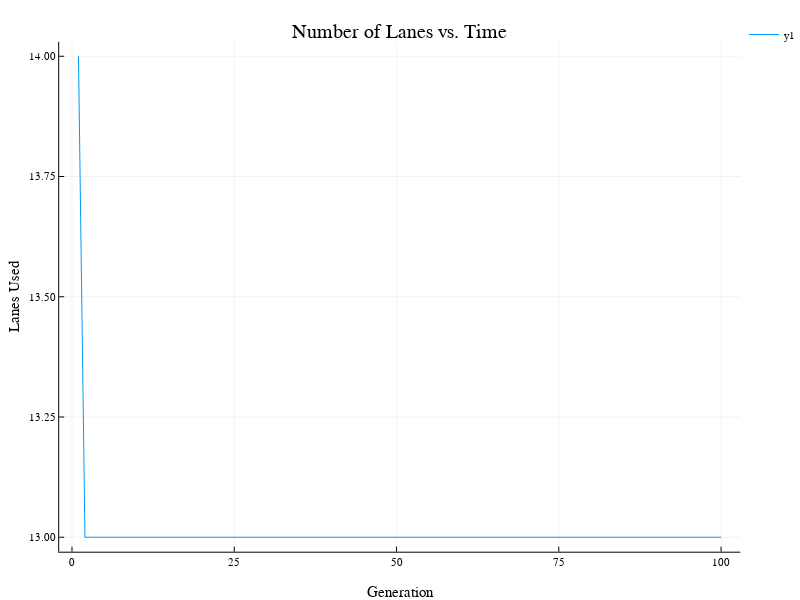

Notebook source saved alongside this figure:
### Code cell
num_lanes = plot(best_lanes; title="Number of Lanes vs. Time", xlabel="Generation", ylabel="Lanes Used")

### Figure 1 — Plotly figure (JSON) as saved in the notebook; plotly's stock layout.template omitted (floating-point values rounded to 4 significant figures)
{"data": [{"colorbar": {"title": ""}, "hoverinfo": "text", "legendgroup": "y1", "line": {"color": "rgba(0, 154, 250, 1.000)", "dash": "solid", "shape": "linear", "width": 1}, "mode": "lines", "name": "y1", "showlegend": true, "text": [null, null, null, null, null, null, null, null, null, null, null, null, null, null, null, null, null, null, null, null, null, null, null, null, null, null, null, null, null, null, null, null, null, null, null, null, null, null, null, null, null, null, null, null, null, null, null, null, null, null, null, null, null, null, null, null, null, null, null, null, null, null, null, null, null, null, null, null, null, null, null, null, null, null, null, null, null, null, null, null, null, null, null, null, null, null, null, null, null, null, null, null, null, null, null, null, null, null, null, null], "type": "scatter", "x": [1, 2, 3, 4, 5, 6, 7, 8, 9, 10, 11, 12, 13, 14, 15, 16, 17, 18, 19, 20, 21, 22, 23, 24, 25, 26, 27, 28, 29, 30, 31, 32, 33, 34, 35, 36, 37, 38, 39, 40, 41, 42, 43, 44, 45, 46, 47, 48, 49, 50, 51, 52, 53, 54, 55, 56, 57, 58, 59, 60, 61, 62, 63, 64, 65, 66, 67, 68, 69, 70, 71, 72, 73, 74, 75, 76, 77, 78, 79, 80, 81, 82, 83, 84, 85, 86, 87, 88, 89, 90, 91, 92, 93, 94, 95, 96, 97, 98, 99, 100], "xaxis": "x1", "y": [14, 13, 13, 13, 13, 13, 13, 13, 13, 13, 13, 13, 13, 13, 13, 13, 13, 13, 13, 13, 13, 13, 13, 13, 13, 13, 13, 13, 13, 13, 13, 13, 13, 13, 13, 13, 13, 13, 13, 13, 13, 13, 13, 13, 13, 13, 13, 13, 13, 13, 13, 13, 13, 13, 13, 13, 13, 13, 13, 13, 13, 13, 13, 13, 13, 13, 13, 13, 13, 13, 13, 13, 13, 13, 13, 13, 13, 13, 13, 13, 13, 13, 13, 13, 13, 13, 13, 13, 13, 13, 13, 13, 13, 13, 13, 13, 13, 13, 13, 13], "yaxis": "y1", "zmax": 0.1, "zmin": -0.1}], "layout": {"annotations": [{"font": {"color": "rgba(0, 0, 0, 1.000)", "family": "sans-serif", "size": 20}, "rotation": 0, "showarrow": false, "text": "Number of Lanes vs. Time", "x": 0.5373, "xanchor": "center", "xref": "paper", "y": 1, "yanchor": "top", "yref": "paper"}], "height": 600, "legend": {"bgcolor": "rgba(255, 255, 255, 1.000)", "bordercolor": "rgba(0, 0, 0, 1.000)", "font": {"color": "rgba(0, 0, 0, 1.000)", "family": "sans-serif", "size": 11}, "tracegroupgap": 0, "x": 1, "y": 1}, "margin": {"b": 20, "l": 0, "r": 0, "t": 20}, "paper_bgcolor": "rgba(255, 255, 255, 1.000)", "plot_bgcolor": "rgba(255, 255, 255, 1.000)", "showlegend": true, "width": 800, "xaxis": {"anchor": "y1", "domain": [0.07957, 0.9951], "gridcolor": "rgba(0, 0, 0, 0.100)", "gridwidth": 0.5, "linecolor": "rgba(0, 0, 0, 1.000)", "mirror": false, "range": [-1.97, 103.0], "showgrid": true, "showline": true, "showticklabels": true, "tickangle": 0, "tickcolor": "rgb(0, 0, 0)", "tickfont": {"color": "rgba(0, 0, 0, 1.000)", "family": "sans-serif", "size": 11}, "tickmode": "array", "ticks": "inside", "ticktext": ["0", "25", "50", "75", "100"], "tickvals": [0, 25, 50, 75, 100], "title": "Generation", "titlefont": {"color": "rgba(0, 0, 0, 1.000)", "family": "sans-serif", "size": 15}, "type": "-", "visible": true, "zeroline": false, "zerolinecolor": "rgba(0, 0, 0, 1.000)"}, "yaxis": {"anchor": "x1", "domain": [0.05054, 0.961], "gridcolor": "rgba(0, 0, 0, 0.100)", "gridwidth": 0.5, "linecolor": "rgba(0, 0, 0, 1.000)", "mirror": false, "range": [12.97, 14.03], "showgrid": true, "showline": true, "showticklabels": true, "tickangle": 0, "tickcolor": "rgb(0, 0, 0)", "tickfont": {"color": "rgba(0, 0, 0, 1.000)", "family": "sans-serif", "size": 11}, "tickmode": "array", "ticks": "inside", "ticktext": ["13.00", "13.25", "13.50", "13.75", "14.00"], "tickvals": [13, 13.25, 13.5, 13.75, 14], "title": "Lanes Used", "titlefont": {"color": "rgba(0, 0, 0, 1.000)", "family": "sans-serif", "size": 15}, "type": "-", "visible": true, "zeroline": false, "zerolinecolor": "rgba(0, 0, 0, 1.000)"}}}
